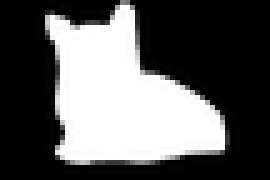
#> input picture images/content/cat_small_mask.png, 54 x 36 px, shrunk from 400 x 267 before the run, given in place of bear.jpg, which was not available (shown 5 times larger)
$ python style_transfer.py
#> lines starting #> are read from the running program, lines starting #| are printed output that depends on the picture; pictures that were not available may be replaced by others from this repository, and a replacement may not be noted
#> further down, content is the input picture: shape (36, 54, 3); min 0, max 255, mean 93.2
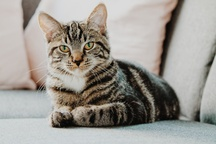
#> input picture images/cat.jpg, 216 x 144 px, shrunk from 1600 x 1067 before the run, given in place of women.jpg, which was not available
#> further down, style is the input picture: shape (144, 216, 3); mean B, G, R 147.1, 153.4, 157.2
### color_transfer.py
import numpy as np
import cv2
import skimage.io as skio
import skimage as sk

"""
Input: Style image S, Guess Image X

Output: Guess X, with transferred color through histogram matching
source: https://stackoverflow.com/questions/32655686/histogram-matching-of-two-images-in-python-2-x
"""
def color_transfer(S3, X3):
    channels_S = cv2.split(S3)
    channels_X = cv2.split(X3)

    output_channels = []
    for S, X in zip(channels_S, channels_X):
        old_shape = X.shape
        X = X.ravel()
        S = S.ravel()
        X_values, bin_idx, X_counts = np.unique(X, return_inverse=True, return_counts=True)
        S_values, S_counts = np.unique(S, return_counts=True)
        X_quantiles = np.cumsum(X_counts).astype(np.float64)
        X_quantiles = X_quantiles / X_quantiles[-1]
        S_quantiles = np.cumsum(S_counts).astype(np.float64)
        S_quantiles = S_quantiles / S_quantiles[-1]
        interp_S_values = np.interp(X_quantiles, S_quantiles, S_values)
        output_channels.append(interp_S_values[bin_idx].reshape(old_shape))
#> this loop made 3 passes
#> after the loop, output_channels = 3 items
    return cv2.merge(output_channels)
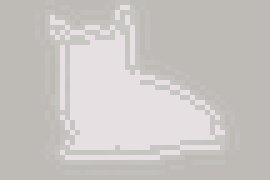
#> returned value: shape (36, 54, 3) float64 (shown 5 times larger); mean of channels 0, 1, 2 196.4, 198.6, 202.1; drawn as B, G, R

# Testing
# [8 lines that do not run on import are left out]

### patch_matching.py
import sklearn
from sklearn.neighbors import NearestNeighbors
from sklearn.feature_extraction import image
import numpy as np

class PatchMatcher:

    """
    S is the style image and patch_size is the length and width of the patch
    """
    def __init__(self, S, patch_size):
        self.S = S
        self.patch_size = patch_size
        self.S_patches = []
        self.yw, self.xw = np.meshgrid(np.arange(self.patch_size), np.arange(self.patch_size), indexing="ij")
        self.yw = self.yw.flatten()
        self.xw = self.xw.flatten()
        self.matcher = None
        self.construct_matcher()

    """
    Creates [patch images] and NearestNeighbors object for all patches in S
    """
    def construct_matcher(self):
        patches = image.extract_patches_2d(self.S, (self.patch_size, self.patch_size))
        self.S_patches = np.reshape(patches, (patches.shape[0], -1))
        self.matcher = NearestNeighbors(n_neighbors=1, algorithm="auto").fit(self.S_patches)

    """
    Input: img, sample_gap is subsampling gap

    Output: [(y, x)] of upper-left corners of image neighborhoods

    currently uses np.linspace (patches will overlap the normal
    amount or even more)
    """
    def get_neighborhoods(self, img, sample_gap):
        ys = np.linspace(0, img.shape[0] - self.patch_size, num=(img.shape[0]+sample_gap-1)//sample_gap, endpoint=True)
        xs = np.linspace(0, img.shape[1] - self.patch_size, num=(img.shape[1]+sample_gap-1)//sample_gap, endpoint=True)
        ys, xs = np.meshgrid(ys, xs)
        ys, xs = ys.astype(int).flatten(), xs.astype(int).flatten()
        return ys, xs

    """
    Input: Guess image X, subsampling gap
    subsampling gap should be <= patch size

    Output: Corresponding patches for each sample from X to S
    [[y1, y2, y3], [x1, x2, x3]] and [patch images],
    (y1, x1) is the upper left corner
    """
    def find_nearest_neighbors(self, X, sample_gap):
        neighb_ys, neighb_xs = self.get_neighborhoods(X, sample_gap)
        X_patches = X[neighb_ys[:, None] + self.yw, neighb_xs[:, None] + self.xw, :]
        X_patches = np.array(X_patches).reshape(len(X_patches), -1)
        distances, indices = self.matcher.kneighbors(X_patches)
        matches = self.S_patches[indices].reshape(X_patches.shape[0], self.patch_size, self.patch_size, 3)
        neighborhoods = np.array([neighb_ys, neighb_xs])
        return neighborhoods, matches

# Testing
# [14 lines that do not run on import are left out]

### robust.py
import numpy as np
import cv2
from scipy.sparse import csr_matrix
from scipy.sparse import linalg

R = 0.8 # for robust aggregation (avoid least squares)
ITERATIONS = 10 #IRLS iterations

# [16 lines left out: function naive_agg, not called in this run]

def less_robust_agg(centers, patches, X, patch_size):
    centers = centers.T
    # calculate weights
    num_rows = X.shape[0]
    num_cols = X.shape[1]
    total_px = num_rows * num_cols * 3

    def get_index(y, x, k):
        return (y * num_cols + x) * 3 + k

    x_tilde = X
    rows = []
    cols = []
    vals = []
    b = []
    curr = 0
    for i in range(len(centers)):
        center = centers[i]
        x_nh = x_tilde[center[0]: center[0]+patch_size, center[1]: center[1]+patch_size]
        style_nh = patches[i]

        for i in range(patch_size):
            for j in range(patch_size):
                for k in range(3):
                    index = get_index(center[0] + i, center[1] + j, k)
                    rows.append(curr)
                    cols.append(index)
                    vals.append(1)
                    b.append(style_nh[i, j, k])
                    curr += 1

    b = np.array(b)
    A = csr_matrix((vals, (rows, cols)), shape=(curr, total_px))

    output = linalg.lsqr(A, b)
    output_data = output[0]
    x_tilde = np.reshape(output_data, (num_rows, num_cols, 3))
    return x_tilde

# [43 lines left out: function robust_agg, not called in this run]

# Testing
# [7 lines that do not run on import are left out]

### fusion.py
import numpy as np
import cv2
import scipy.sparse as sparse
from scipy.sparse import linalg

def content_fusion(x_tilde, content_img, weights=None):
    assert(x_tilde.shape[0] == content_img.shape[0])
    assert(x_tilde.shape[1] == content_img.shape[1])

    total_px = x_tilde.shape[0] * x_tilde.shape[1] * 3

    if weights is None:
        weights = np.ones(total_px)
    else:
        weights = weights.flatten()

    left_side = 1/(1 + weights)
    right_side = x_tilde.flatten() + np.multiply(weights, content_img.flatten())

    x_hat = np.multiply(left_side, right_side)

    return np.reshape(x_hat, (x_tilde.shape[0], x_tilde.shape[1], 3))

# Testing
# [11 lines that do not run on import are left out]

### style_transfer.py
import numpy as np
import cv2

import robust
import fusion
import patch_matching
import denoise
import color_transfer

PYR_SIZE = 2
OPT_ITERATIONS = 3
PATCH_SIZES = [33, 21, 13, 9]
SUB_SAMPLING_GAPS = [28, 18, 8, 5]

"""
Input: Style image (3-D), content image (3-D), optional
weight image (weight_raw) (2-D, same size as content image),
weight amount (weight_value) to weigh the content image
during fusion, init_color for if we should color transfer
the initial image. Set to False for artistic generation.

Output: Content image transformed to have the style of the
style image
"""
def style_transfer(style, content, weight_value, weight_raw=None, init_color=True):
    if weight_raw is None:
        weight = np.ones(content.shape) * weight_value
    else:
        weight = np.zeros(content.shape)
        weight[weight_raw > 0] = weight_value

    s_pyr = style.copy()
    c_pyr = content.copy()
    if init_color:
        c_pyr = color_transfer.color_transfer(s_pyr, c_pyr)
    w_pyr = weight.copy()

    noise_dev = np.std(c_pyr) * 4
#> noise_dev = 68.41

    style_pyr = [s_pyr]
    content_pyr = [c_pyr]
    weight_pyr = [w_pyr]

    for i in range(1, PYR_SIZE):
        c_pyr = cv2.pyrDown(c_pyr)
        s_pyr = cv2.pyrDown(s_pyr)
        w_pyr = cv2.pyrDown(w_pyr)

        content_pyr.append(c_pyr)
        style_pyr.append(s_pyr)
        weight_pyr.append(w_pyr)
#> this loop made 1 pass
#> pass 1, in style_transfer, `s_pyr = cv2.pyrDown(s_pyr)`:
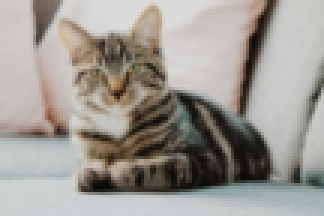
#> s_pyr: shape (72, 108, 3) (shown 3 times larger); mean B, G, R 147.1, 153.4, 157.3
#> after the loop, content_pyr = 2 items; style_pyr = 2 items; weight_pyr = 2 items

    content_pyr, style_pyr, weight_pyr = content_pyr[::-1], style_pyr[::-1], weight_pyr[::-1]
    X = content_pyr[0] + np.random.normal(scale=noise_dev, size=content_pyr[0].shape)
    for l in range(0, PYR_SIZE):
        style_l = style_pyr[l]
        content_l = content_pyr[l]
        weight_l = weight_pyr[l]

        for patch_size, sample_gap in zip(PATCH_SIZES, SUB_SAMPLING_GAPS):
            if patch_size > X.shape[0] or patch_size > X.shape[1] or patch_size > style_l.shape[0] or patch_size > style_l.shape[1]:
                continue
            patch_matcher = patch_matching.PatchMatcher(style_l, patch_size)
            cv2.imwrite("results/init_L%i_p%i.jpg" % (l, patch_size), X)
            for i in range(OPT_ITERATIONS):
                print("pyramid level: %i, patch size: %i, iteration: %i" % (l, patch_size, i))
                neighborhoods, matches = patch_matcher.find_nearest_neighbors(
                    X + np.random.normal(scale=noise_dev/4, size=X.shape), sample_gap)
                X_tilde = robust.less_robust_agg(neighborhoods, matches, X, patch_size)
                cv2.imwrite("results/robust_L%i_p%i_i%i.jpg" % (l, patch_size, i), X_tilde)
                X_hat = fusion.content_fusion(X_tilde, content_l, weight_l)
                cv2.imwrite("results/fusion_L%i_p%i_i%i.jpg" % (l, patch_size, i), X_hat)
                X_colored = color_transfer.color_transfer(style_l, X_hat)
                X = X_colored #denoise.denoise(X_colored)
                cv2.imwrite("results/output_L%i_p%i_i%i.jpg" % (l, patch_size, i), X)
        if l + 1 < PYR_SIZE:
            X = cv2.resize(X, (content_pyr[l+1].shape[1], content_pyr[l+1].shape[0]))
            X = X + np.random.normal(scale=noise_dev, size=X.shape)
#> this loop made 2 passes
#> pass 1, in construct_matcher, `self.S_patches = np.reshape(patches, (patches.shape[0], -1))`:
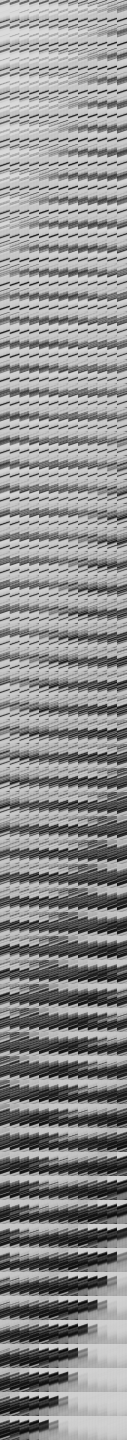
#> self.S_patches: shape (5760, 507) (shown at 1/4 size); min 6, max 222, mean 141.4
#> pass 1, in construct_matcher (call 2), `self.S_patches = np.reshape(patches, (patches.shape[0], -1))`:
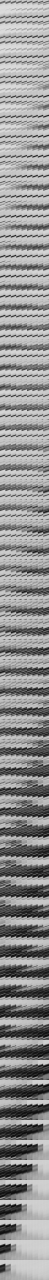
#> self.S_patches: shape (6400, 243) (shown at 1/5 size); min 6, max 222, mean 144.8
#> pass 1, in find_nearest_neighbors (call 4), `X_patches = np.array(X_patches).reshape(len(X_patches), -1)`:
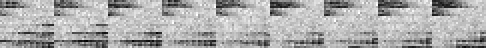
#> X_patches: shape (24, 243) float64 (shown 2 times larger); min -24.97, max 266.5, mean 170.6; drawn with min black and max white
#> after the loop:
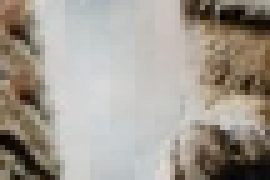
#> X_tilde: shape (36, 54, 3) float64 (shown 5 times larger); mean B, G, R 146.5, 155.8, 162.6
    return X

# Example usage
if __name__ == "__main__":
    import datetime
    print("started", datetime.datetime.now())
    content = cv2.imread("images/content/bear.jpg")
    style = cv2.imread("images/style/women.jpg")
    weight_raw = None #cv2.imread("images/content/cat_small_mask.png")
    X = style_transfer(style, content, .3, weight_raw=weight_raw, init_color=True)
    cv2.imwrite("results/style_transfer_output_full_bear.png", X)
    print("ended", datetime.datetime.now())
